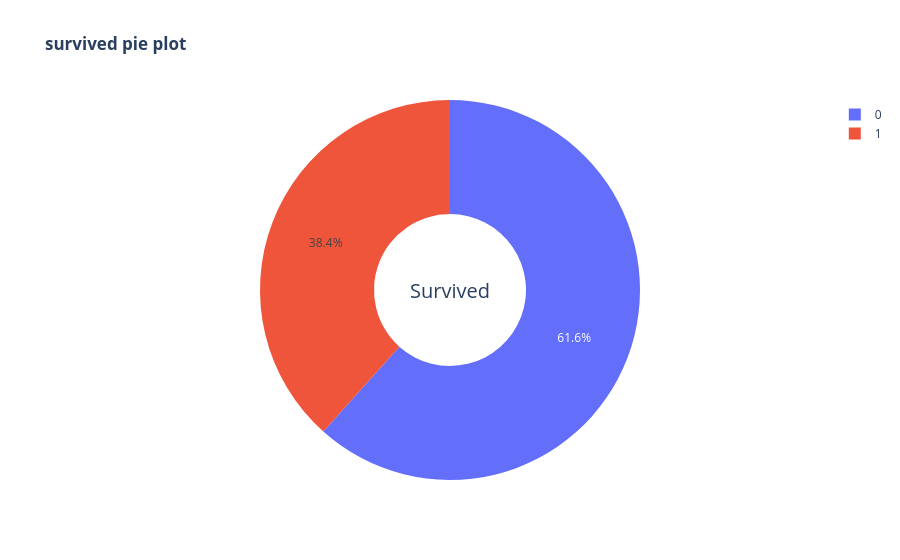

Notebook cell for this chart:
### Code cell
fig = px.pie(df, names="Survived",
             title="<b>survived pie plot</b>",
             color_discrete_map={0: "red", 1: "green"}, 
             hole=0.4
             #color_discrete_sequence=px.colors.qualitative.Pastel
             )
fig.update_layout(annotations = [dict(text = 'Survived', font_size = 20,x = 0.5, y = 0.5 , showarrow = False)])
fig.show()

### Figure 1 — Plotly figure (JSON) as saved in the notebook; plotly's stock layout.template omitted (floating-point values rounded to 4 significant figures; data arrays with more than 128 entries replaced by an {"elided": "..."} marker saying what was removed)
{"data": [{"domain": {"x": [0, 1], "y": [0, 1]}, "hole": 0.4, "hovertemplate": "Survived=%{label}<extra></extra>", "labels": {"elided": "891 int values"}, "legendgroup": "", "name": "", "showlegend": true, "type": "pie"}], "layout": {"annotations": [{"font": {"size": 20}, "showarrow": false, "text": "Survived", "x": 0.5, "y": 0.5}], "legend": {"tracegroupgap": 0}, "title": {"text": "<b>survived pie plot</b>"}}}
